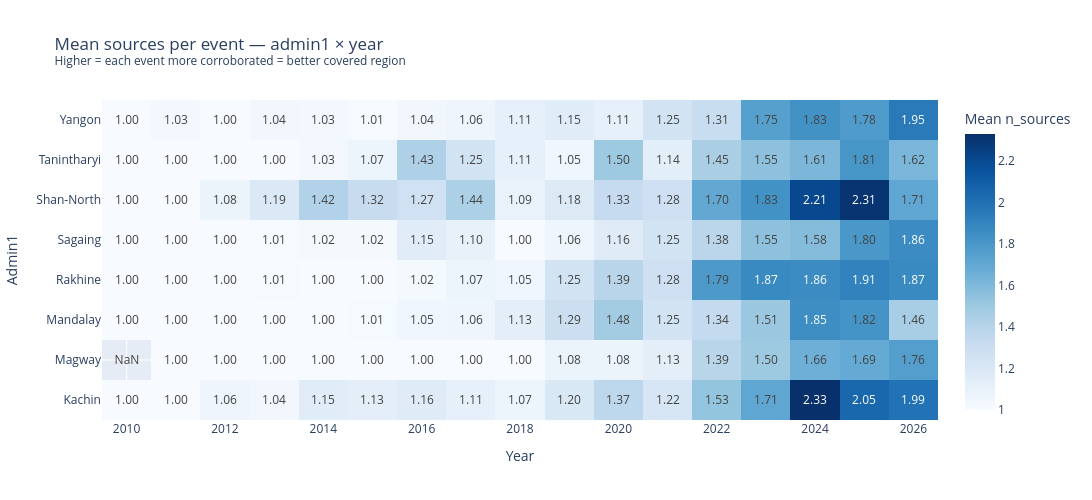

The notebook cell saved with this chart:
### Code cell
# Plot 4: heatmap — admin1 × year, coloured by mean n_sources per event
# This shows the structural gap between regions at a glance.
reg_top['year'] = reg_top['month'].dt.year
heatmap_data = (
    reg_top.groupby(['admin1', 'year'])['mean_sources']
           .mean().reset_index()
           .pivot(index='admin1', columns='year', values='mean_sources')
)

fig4 = go.Figure(go.Heatmap(
    z=heatmap_data.values.round(2),
    x=heatmap_data.columns.tolist(),
    y=heatmap_data.index.tolist(),
    colorscale='Blues',
    text=heatmap_data.values.round(2),
    texttemplate='%{text:.2f}',
    colorbar=dict(title='Mean n_sources')
))
fig4.update_layout(
    title='Mean sources per event — admin1 × year<br><sup>Higher = each event more corroborated = better covered region</sup>',
    xaxis_title='Year', yaxis_title='Admin1',
    width=1100, height=500
)
fig4.show()

### Figure 1 — Plotly figure (JSON) as saved in the notebook; plotly's stock layout.template omitted (floating-point values rounded to 4 significant figures; data arrays with more than 128 entries replaced by an {"elided": "..."} marker saying what was removed)
{"data": [{"colorbar": {"title": {"text": "Mean n_sources"}}, "colorscale": [[0, "rgb(247,251,255)"], [0.125, "rgb(222,235,247)"], [0.25, "rgb(198,219,239)"], [0.375, "rgb(158,202,225)"], [0.5, "rgb(107,174,214)"], [0.625, "rgb(66,146,198)"], [0.75, "rgb(33,113,181)"], [0.875, "rgb(8,81,156)"], [1, "rgb(8,48,107)"]], "text": {"elided": "8x17 float values"}, "texttemplate": "%{text:.2f}", "type": "heatmap", "x": [2010, 2011, 2012, 2013, 2014, 2015, 2016, 2017, 2018, 2019, 2020, 2021, 2022, 2023, 2024, 2025, 2026], "y": ["Kachin", "Magway", "Mandalay", "Rakhine", "Sagaing", "Shan-North", "Tanintharyi", "Yangon"], "z": {"elided": "8x17 float values"}}], "layout": {"height": 500, "title": {"text": "Mean sources per event — admin1 × year<br><sup>Higher = each event more corroborated = better covered region</sup>"}, "width": 1100, "xaxis": {"title": {"text": "Year"}}, "yaxis": {"title": {"text": "Admin1"}}}}
